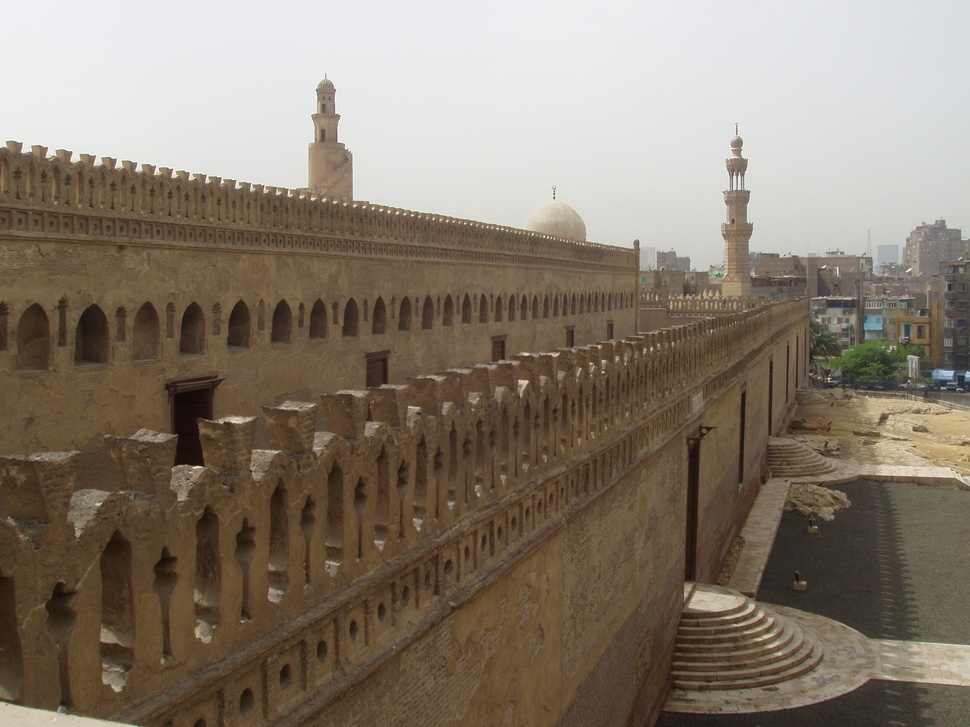
#> input picture holidays_test/108802.jpg, 970 x 727 px, shrunk from 2560 x 1920 before the run; its folder holds only this picture in this run
$ python -i utils.py   (imports and definitions only)
#> lines starting #> are read from the running program, lines starting #| are printed output that depends on the picture; after the words box and inside, x2 and y2 are one past the last pixel; in counts of white or black regions, pixels touching at a corner belong together
import cv2
import numpy as np
import os
import pickle
from scipy.spatial import distance
from skimage.feature import hog
import matplotlib.pyplot as plt
from tkinter import Tk, filedialog
import time
import tkinter as tk

class CBIRIndexer:
    """
    Clase para la indexación de imágenes en un sistema CBIR.
    Se encarga de extraer y almacenar las características de las imágenes.
    """

    def __init__(self, feature_bins=(8, 8, 8), hog_cell_size=(16, 16), hog_block_size=(2, 2)):
        """
        Inicializa el indexador con parámetros para la extracción de características.

        Args:
            feature_bins: Número de bins para el histograma de color (H, S, V)
            hog_cell_size: Tamaño de celda para HOG
            hog_block_size: Tamaño de bloque para HOG
        """
        self.feature_bins = feature_bins
        self.hog_cell_size = hog_cell_size
        self.hog_block_size = hog_block_size
        self.image_features = {}
        self.hog_images = {}

    def extract_background(self, image):
        """
        Segmenta el fondo utilizando umbralización en el canal de valor (V) del espacio HSV.

        Args:
            image: Imagen BGR

        Returns:
            Imagen con el fondo segmentado
        """
        image_hsv = cv2.cvtColor(image, cv2.COLOR_BGR2HSV)
        _, thresholded = cv2.threshold(image_hsv[:, :, 2], 100, 255, cv2.THRESH_BINARY)
        return cv2.bitwise_and(image, image, mask=thresholded)


    def extract_color_histogram(self, image):
        """
        Extrae el histograma de color en el espacio HSV.

        Args:
            image: Imagen BGR

        Returns:
            Histograma de color normalizado
        """
        image = cv2.cvtColor(image, cv2.COLOR_BGR2HSV)
        hist = cv2.calcHist([image], [0, 1, 2], None, self.feature_bins,
                            [0, 256, 0, 256, 0, 256])
        hist = cv2.normalize(hist, hist).flatten()
        return hist

    def normalize_hog_features(self, hog_features):
        """
        Normaliza las características HOG para que estén en el rango [0, 1].

        Args:
            hog_features: Características HOG

        Returns:
            Características HOG normalizadas
        """
        return cv2.normalize(hog_features, None, 0, 1, cv2.NORM_MINMAX)

    def extract_hog_features(self, image):
        """
        Extrae características HOG de la imagen en escala de grises.
        Args:
            image: Imagen BGR

        Returns:
            Características HOG normalizadas y la imagen HOG
        """
        gray = cv2.cvtColor(image, cv2.COLOR_BGR2GRAY)
        features, hog_image = hog(gray, pixels_per_cell=self.hog_cell_size,
                                 cells_per_block=self.hog_block_size,
                                 visualize=True, feature_vector=True)
        features = self.normalize_hog_features(features)
        features = features.flatten()
        return features, hog_image

    def extract_features(self, image_path):
        """
        Carga una imagen y extrae sus características.

        Args:
            image_path: Ruta de la imagen

        Returns:
            Histograma de color, características HOG e imagen HOG
        """
#> called with image_path = 'holidays_test/108802.jpg'
        image = cv2.imread(image_path)
#> image is the input picture: shape (727, 970, 3); mean B, G, R 108.9, 123, 134.5
        if image is None:
            print(f"Error: No se pudo cargar la imagen {image_path}")
            return None, None, None

        try:
            image = self.extract_background(image)
#> in extract_background, `_, thresholded = cv2.threshold(image_hsv[:, :, 2], 100, 255, cv2.THRES..`:
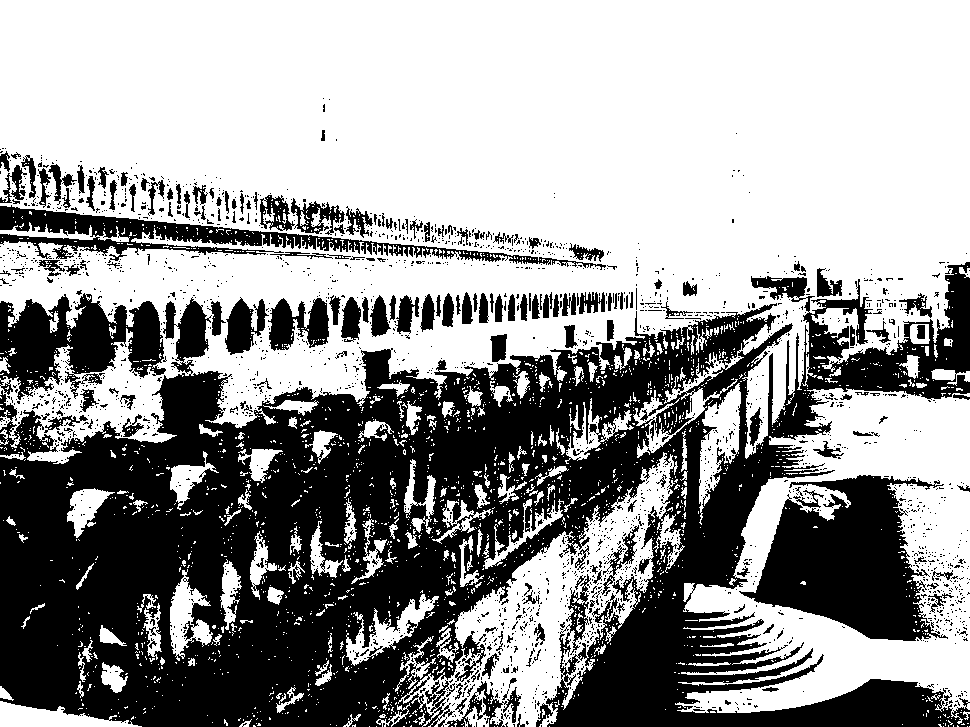
#> thresholded: shape (727, 970); 59.9% white; 2251 black regions (2067 under 20 px), largest, box (x1, y1, x2, y2) and area: (0, 262, 970, 727) 216007, (739, 475, 948, 641) 18922, (0, 293, 166, 400) 10054
#> in extract_background, `return cv2.bitwise_and(image, image, mask=thresholded)`:
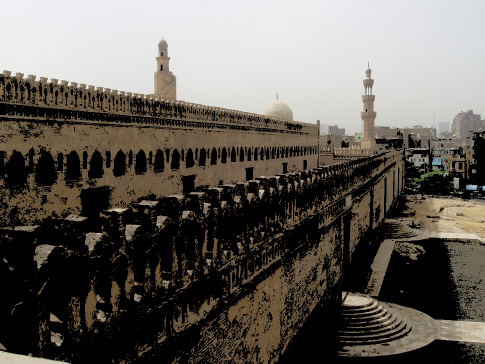
#> returned value: shape (727, 970, 3) (shown at 1/2 size); mean of channels 0, 1, 2 90.5, 97.5, 102.4; drawn as B, G, R
            color_hist = self.extract_color_histogram(image)
#> in extract_color_histogram, `hist = cv2.normalize(hist, hist).flatten()`: hist = 512 values, max 0.887 at index 0, min 0 at index 1, mean 0.00432
#> color_hist has the same summary as hist in extract_color_histogram
            hog_features, hog_image = self.extract_hog_features(image)
#> in extract_hog_features, `gray = cv2.cvtColor(image, cv2.COLOR_BGR2GRAY)`:
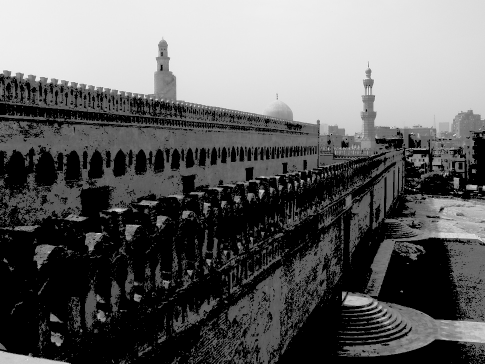
#> gray: shape (727, 970) (shown at 1/2 size); min 0, max 254, mean 98.2
#> in extract_hog_features, `features, hog_image = hog(gray, pixels_per_cell=self.hog_cell_size, ce..`:
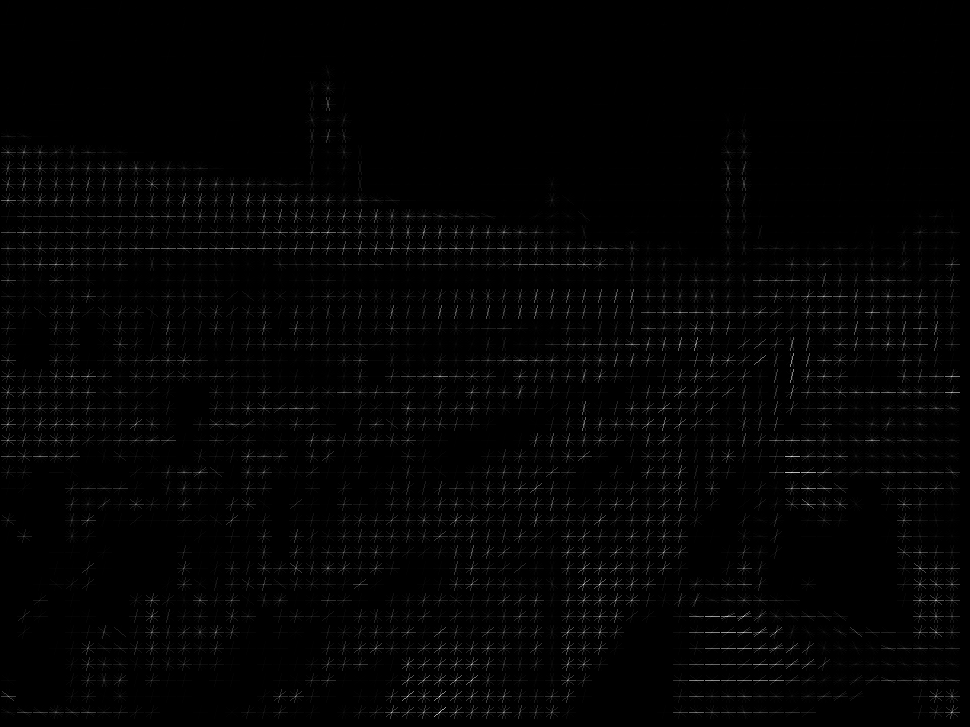
#> hog_image: shape (727, 970) float64; min 0, max 78.37, mean 1.1; drawn with min black and max white
            return color_hist, hog_features, hog_image
        except Exception as e:
            print(f"Error durante la extracción de características: {e}")
            return None, None, None

    # [76 lines left out: functions index_folder, save_index, not called in this run]


class CBIRSearcher:
    """
    Clase para la búsqueda de imágenes en un sistema CBIR.
    Utiliza el índice creado por CBIRIndexer para buscar imágenes similares.
    """
    # [209 lines left out: functions __init__, load_index, select_query_image, search, plot_distance_graph, display_similar_images, not called in this run]

>>> result = CBIRIndexer().extract_features('holidays_test/108802.jpg')

$ run again, on holidays_test/111700.jpg
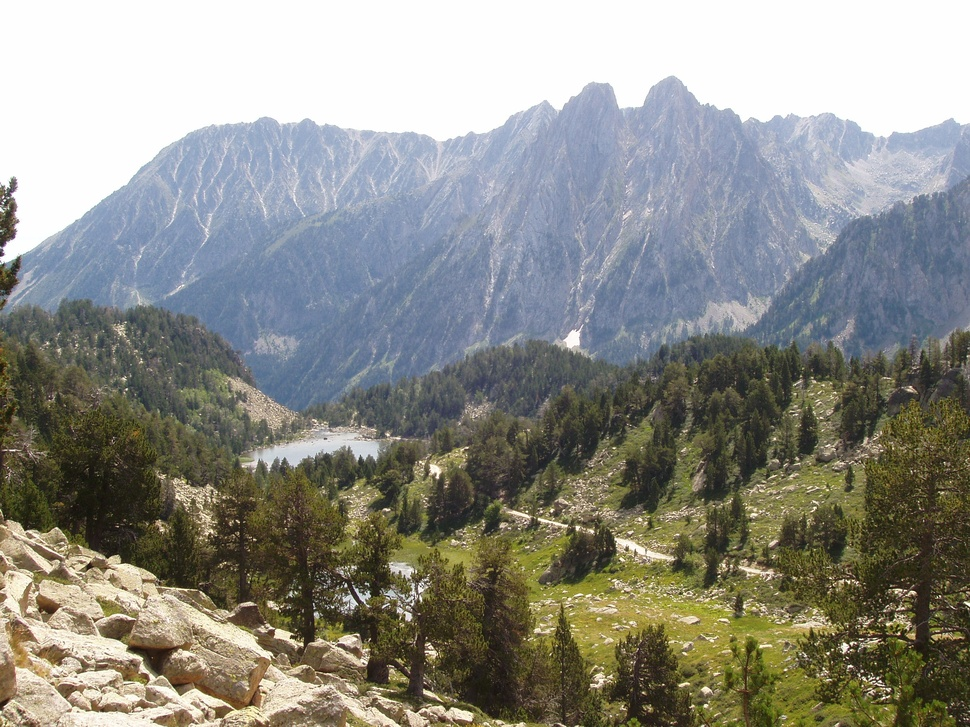
#> input picture holidays_test/111700.jpg, 970 x 727 px, shrunk from 2560 x 1920 before the run
#> in extract_features, image is the input picture: shape (727, 970, 3); mean B, G, R 134.7, 141.9, 141.5
#> image_hsv: shape (727, 970, 3); mean H, S, V 49.1, 63.5, 152.5
#> in extract_background, `_, thresholded = cv2.threshold(image_hsv[:, :, 2], 100, 255, cv2.THRES..`:
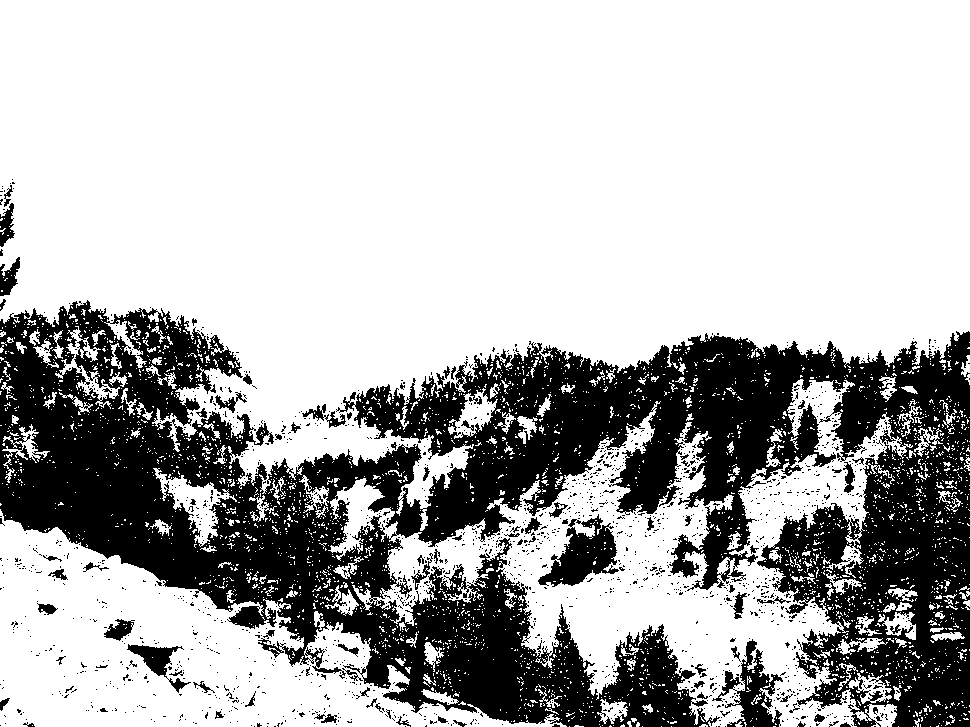
#> thresholded: shape (727, 970); 70.4% white; 1737 black regions (1649 under 20 px), largest, box (x1, y1, x2, y2) and area: (0, 300, 970, 727) 193353, (538, 514, 619, 587) 2852, (712, 639, 783, 727) 2267
#> image: shape (727, 970, 3); mean H, S, V 39.2, 34.9, 132.4
#> hist = 512 values, max 0.796 at index 0, min 0 at index 1, mean 0.00525
#> color_hist has the same summary as hist in extract_color_histogram
#> in extract_hog_features, `features, hog_image = hog(gray, pixels_per_cell=self.hog_cell_size, ce..`:
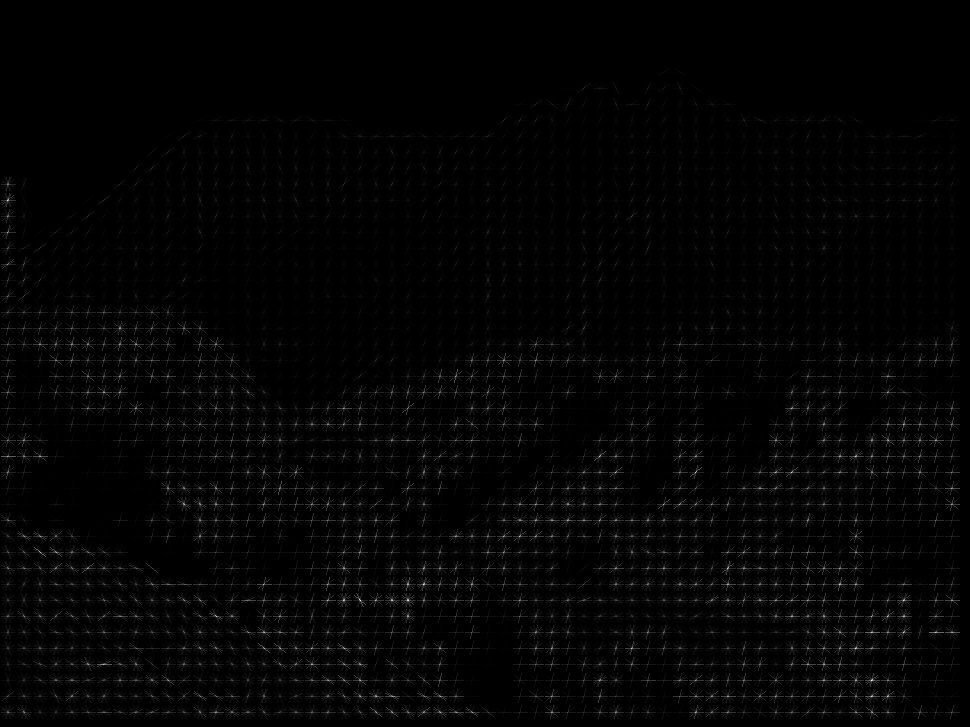
#> hog_image: shape (727, 970) float64; min 0, max 92.7, mean 1.5; drawn with min black and max white

$ run again, on holidays_test/112400.jpg
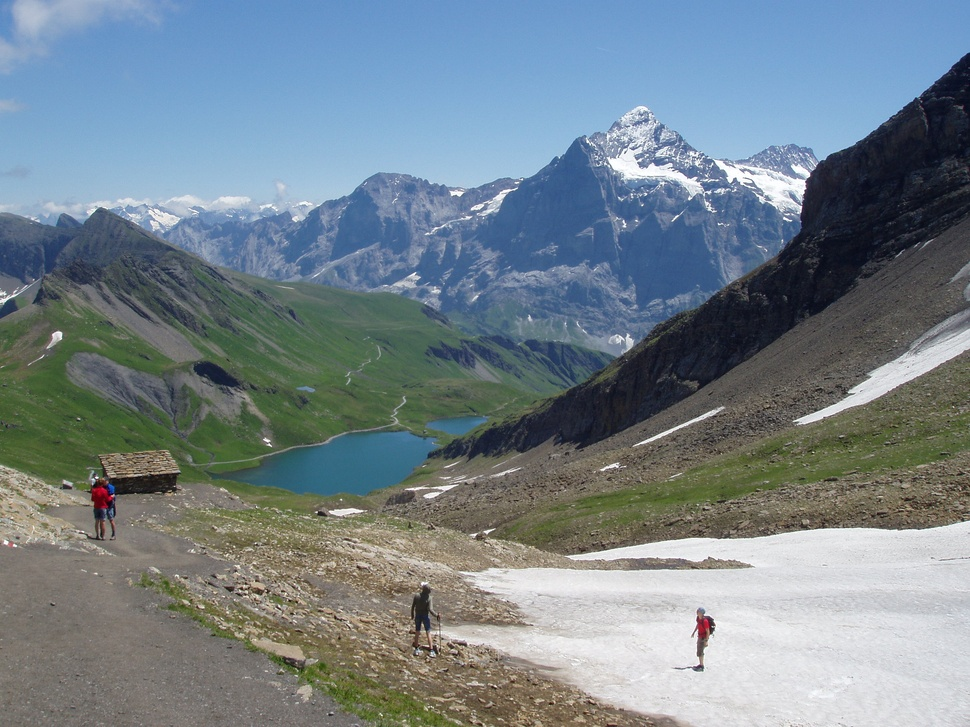
#> input picture holidays_test/112400.jpg, 970 x 727 px, shrunk from 2560 x 1920 before the run
#> in extract_features, image is the input picture: shape (727, 970, 3); mean B, G, R 139.2, 131, 117
#> image_hsv: shape (727, 970, 3); mean H, S, V 76.2, 69, 148.4
#> in extract_background, `_, thresholded = cv2.threshold(image_hsv[:, :, 2], 100, 255, cv2.THRES..`:
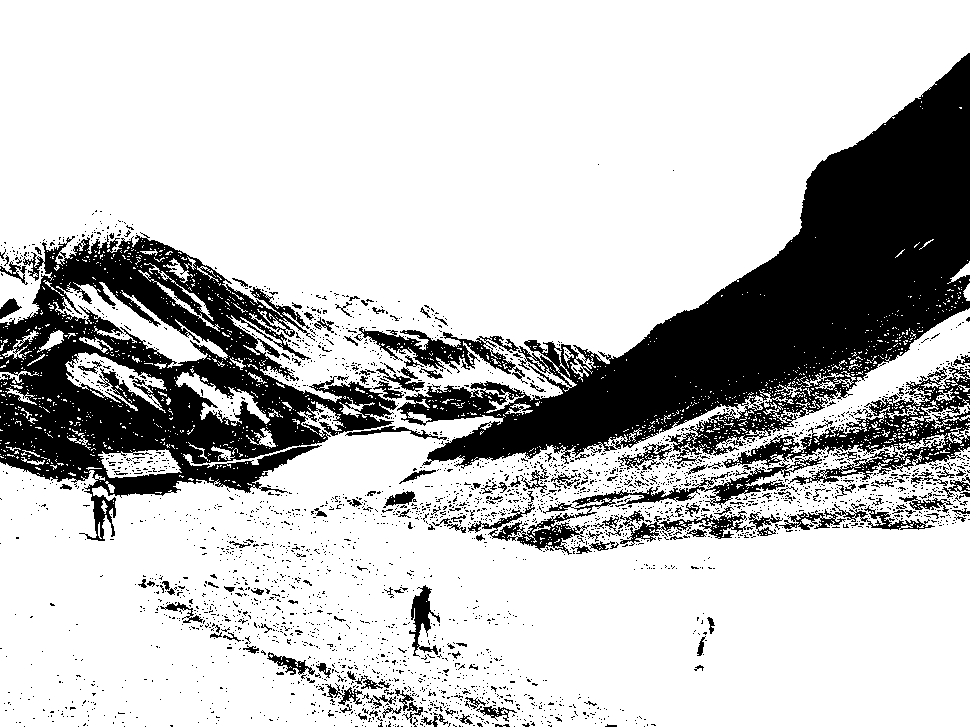
#> thresholded: shape (727, 970); 76.8% white; 3081 black regions (2910 under 20 px), largest, box (x1, y1, x2, y2) and area: (397, 53, 970, 469) 77078, (0, 232, 398, 541) 49543, (722, 367, 970, 485) 7810
#> image: shape (727, 970, 3); mean H, S, V 59.6, 51, 131.3
#> hist = 512 values, max 0.753 at index 0, min 0 at index 1, mean 0.00633
#> color_hist has the same summary as hist in extract_color_histogram
#> in extract_hog_features, `features, hog_image = hog(gray, pixels_per_cell=self.hog_cell_size, ce..`:
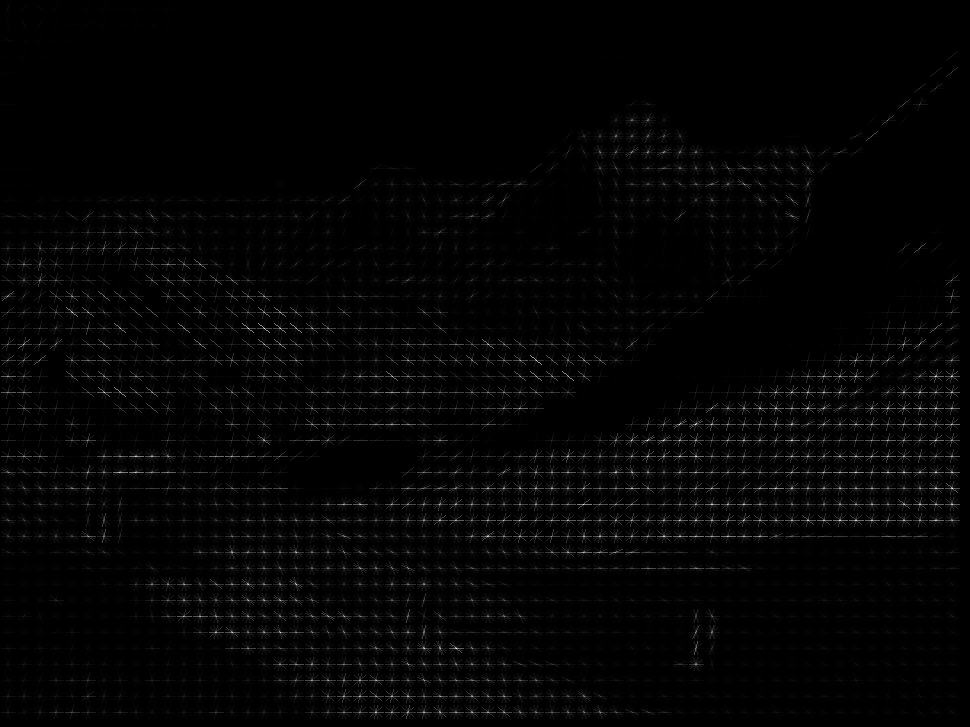
#> hog_image: shape (727, 970) float64; min 0, max 77.51, mean 1.3; drawn with min black and max white
